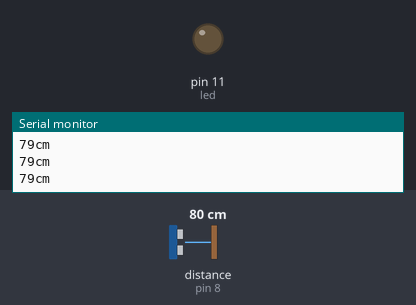
This sketch was run on a simulated Arduino Uno, built with avr-gcc and run on an emulated ATmega328P. Parts: output pins drawn as LEDs (lit = HIGH), the last lines printed to the serial monitor. Wiring (inferred from the names in the program): ultrasonic range finder: trigger pin 9; echo pin 8. Dashed ring = blinking. The inputs (shaded band) are chosen by the test bench; at power-on: distance to the obstacle (sensor on pin 8) 80 cm. The echo pulse lasts 58.3 µs per cm; pins used as bus, display or sensor lines are not drawn.

Above: at 1.2 s.
1.3 s: distance to the obstacle (sensor on pin 8) set to 22 cm
4.3 s: distance to the obstacle (sensor on pin 8) set to 19 cm
At 4.44 s:
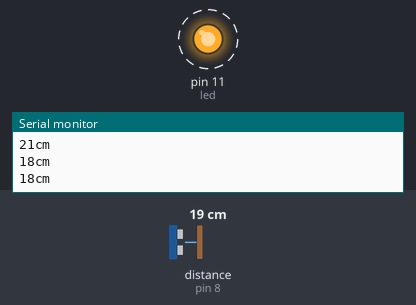
7.3 s: distance to the obstacle (sensor on pin 8) set to 2 cm
At 8.4 s:
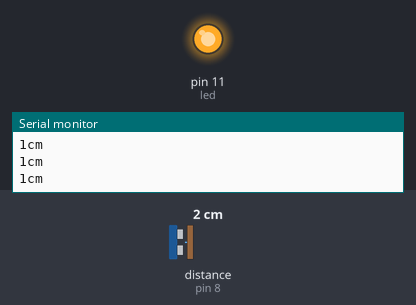
8.8 s: distance to the obstacle (sensor on pin 8) set to 18 cm
At 9.04 s:
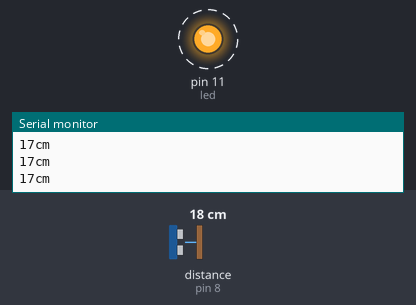
Timing chart, 0 to 12.8 s (numbered marks = the images above; inputs shaded):
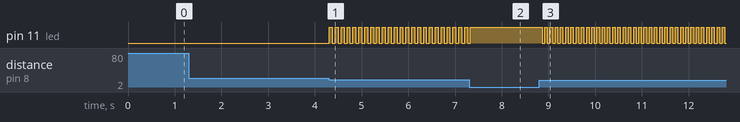

The sketch:

HC-SR04_vBasic.ino
```cpp
/*
 * Sensor HC-SR04
  Ultrasonic sensor Pins:
 */
#define led 11

int trigPin = 9;    //Trig
int echoPin = 8;    //Echo
long duracion, cm;

void setup() {
  Serial.begin (9600);
  pinMode(led, OUTPUT);

  pinMode(trigPin, OUTPUT);
  pinMode(echoPin, INPUT);
}

void loop()
{

  // El sensor es inicializado mediante un pulso (HIGH) de 10 microsegundos o más
  // Seteamos un pulso en baja (LOW) para asegurarnos un pulso en alto limpio
  digitalWrite(trigPin, LOW);
  delayMicroseconds(5);
  digitalWrite(trigPin, HIGH);
  delayMicroseconds(10);
  digitalWrite(trigPin, LOW);

  // Lee la señal proveniente del sensor: un pulso HIGH cuya duración es el tiempo en microsegundos de haber
  //mandado la señal desde el transmisor y su llegada al receptor
  duracion = pulseIn(echoPin, HIGH);

  // convierte el tiempo en distancia
  //cm = (duracion/2) / 29.1;
  cm = duracion * 0.01715;

  Serial.print(cm);
  Serial.print("cm");
  Serial.println();

  if(cm >= 20)
  {
    digitalWrite(led, LOW);
  }

  else if(cm < 10)
  {
    digitalWrite(led, HIGH);
  }
  else
  {
     cm = constrain(cm, 10, 100);
     cm = map (cm, 10, 100, 10, 600);

    digitalWrite(led, HIGH);
    delay(cm);

    digitalWrite(led, LOW);
    delay(cm);


  }

  //delay(150); //sirve para tomar una nueva muestra
}
```

Measured:
- the behaviour switches between 21 and 20 cm on distance to the obstacle (sensor on pin 8) (found by bisection; images 0 and 1)
- after the input at 4.3 s, pin 11 (led): alternates HIGH for 0.06 s and LOW for 0.06 s, starting at once
- after the input at 7.3 s, pin 11 (led): goes on until 7.3 s, then stays HIGH
- after the input at 8.8 s, pin 11 (led): alternates HIGH for 0.06 s and LOW for 0.06 s, starting after 0.06 s
